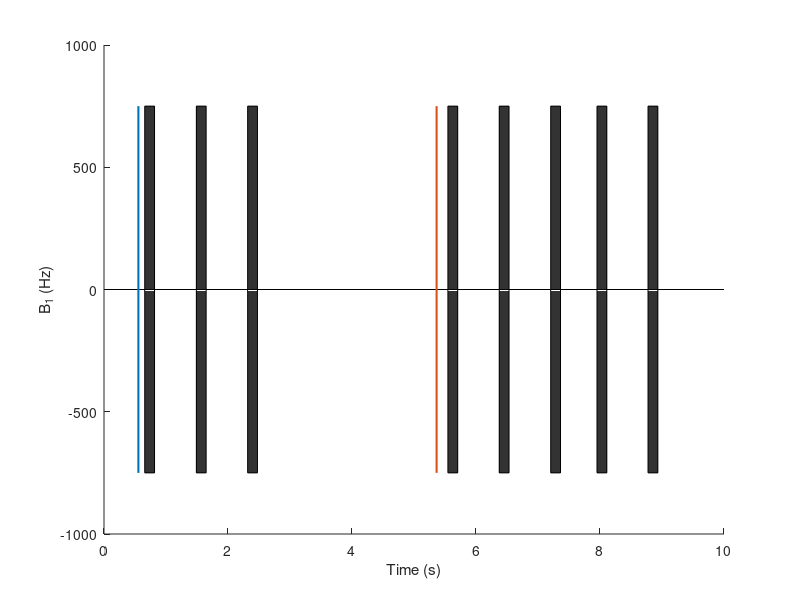

Recreate this plot in MATLAB. (Note: this script raises an error after producing the figure.)
%% Dictionary generation starts here
clear all;
%% Fig. A
addpath('../lib_EPGX/')
addpath('../EPGX-src/')
addpath('../T1NFF/')
addpath('../BlochSimDemo/');
addpath('../M219/');
addpath('../MT/');
addpath('../EffectOfFatNIron/');
TI_array = [102, 182, 935, 1010, 1762, 1840, 2587, 3410];
figure();
b1 = 750;
TR = 2.4;
PhaseEnc = 60;
num_rampup = 5;
restore_pulse = 1;
HR = 60*1000/(((TI_array(8) - TI_array(7)) + (TI_array(7) - TI_array(6)) + (TI_array(6) - TI_array(4)) + ...
    (TI_array(4) - TI_array(2)) + (TI_array(5) - TI_array(3)) + (TI_array(3) - TI_array(1))) / 6);
window = round(60*1000 / HR);
acq_win = TR*(PhaseEnc+num_rampup+restore_pulse);
trigger = window-TI_array(1)-acq_win;
line([0,10],[0,0],'Color', 'black')
hold on;
plot([trigger trigger]/1000, [-b1 b1], 'LineWidth', 1.5)

% 3 bSSFP readout
rectangle('Position', [(window-acq_win)/1000 -b1 acq_win/1000 b1*2], 'FaceColor',[0.2 0.2 0.2])
rectangle('Position', [(trigger+TI_array(3))/1000 -b1 acq_win/1000 b1*2], 'FaceColor',[0.2 0.2 0.2])
rectangle('Position', [(trigger+TI_array(5))/1000 -b1 acq_win/1000 b1*2], 'FaceColor',[0.2 0.2 0.2])

% 3 recovery time
% 5 bSSFP readout
trigger2 = 7 * window - TI_array(2) - acq_win;
plot([trigger2 trigger2]/1000, [-b1 b1], 'LineWidth', 1.5)
rectangle('Position', [(7*window-acq_win)/1000 -b1 acq_win/1000 b1*2], 'FaceColor',[0.2 0.2 0.2])
rectangle('Position', [(trigger2+TI_array(4))/1000 -b1 acq_win/1000 b1*2], 'FaceColor',[0.2 0.2 0.2])
rectangle('Position', [(trigger2+TI_array(6))/1000 -b1 acq_win/1000 b1*2], 'FaceColor',[0.2 0.2 0.2])
rectangle('Position', [(trigger2+TI_array(7))/1000 -b1 acq_win/1000 b1*2], 'FaceColor',[0.2 0.2 0.2])
rectangle('Position', [(trigger2+TI_array(8))/1000 -b1 acq_win/1000 b1*2], 'FaceColor',[0.2 0.2 0.2])

xlabel('Time (s)')
ylabel('B_1 (Hz)')

half_readout = zeros(8, 1);
center_k = TR * (num_rampup + PhaseEnc/2) / 1000;
half_readout(1) = (window-acq_win)/1000 + center_k;
half_readout(2) = (trigger+TI_array(3))/1000 + center_k;
half_readout(3) = (trigger+TI_array(5))/1000 + center_k;
half_readout(4) = (7*window-acq_win)/1000 + center_k;
half_readout(5) = (trigger2+TI_array(4))/1000 + center_k;
half_readout(6) = (trigger2+TI_array(6))/1000 + center_k;
half_readout(7) = (trigger2+TI_array(7))/1000 + center_k;
half_readout(8) = (trigger2+TI_array(8))/1000 + center_k;
%% Initiate parameters
num_rampup = 5;
TI_array = [102, 935, 1762, 182, 1010, 1840, 2587, 3410];
npulse = 60; % Single-shot 
% A final half-alpha 'restore pulse' to return the magnetization into Mz
t_delay = TI_array(1); % TI = 650 ms
flip = 180; % prep flip angle = 180 degree
alpha = 35;
T1_bound = 1000;
T2_bound = 8.1e-3;
T1 = 1133.2;
T2 = 45;
TR = 2.4;

prep = struct;
prep.flip = d2r(flip);
prep.t_delay = t_delay;
Mz0 = 1;
TD = trigger; % ms
gam = 267.5221 *1e-3; % rad /ms /uT

MT_para_remote = struct;
MT_para_remote.T1x = [T1 T1];
MT_para_remote.T2x = [T2, 8.1e-3];
% MT_para_remote.b1sqrdtau_array = b1sqrdtau_array;
MT_para_remote.F = 0.097;
MT_para_remote.Kf = 5.2e-3;
MT_para_remote.trf = 0.600; % ms

MT_prep = struct;
MT_prep.flip = d2r(flip);
MT_prep.t_delay = t_delay;
%% Dictionary generation needs to run on workstation
% Assuming pulse duration is 20 ms
addpath('../T1NFF/');
trf_prep = 20.00;
alpha_inv = 180;
MT_prep.B1SqrdTau = (d2r(alpha_inv)./(trf_prep.*gam)).^2.*trf_prep; 
%ddt = 0.6;
M0_remote = [0 0 1-MT_para_remote.F MT_para_remote.F]';

%[t_total, Mzmt_total_total, Mxymt_total_total, t_readout_mt, Mxy_readout_mt] = seq_T1MOLLI_MT2(TI_array, TD, npulse,...
%    alpha, TR, MT_para_remote, MT_prep, num_rampup, M0_remote, restore_pulse, trigger, trigger2, ddt);

F_array = 0:0.002:0.1;
T1_array = 1000:20:1500;
for f = 1:length(F_array)
%for f = 1:1
    for k = 1:length(T1_array)
    %for k = 1:1
        T1 = T1_array(k);
        MT_para_remote = struct;
        MT_para_remote.T1x = [T1 T1];
        MT_para_remote.T2x = [T2, T2_bound];
        % MT_para_remote.b1sqrdtau_array = b1sqrdtau_array;
        MT_para_remote.F = F_array(f);
        MT_para_remote.Kf = 5.2e-3; % ms-1
        MT_para_remote.trf = 0.600; % ms

        MT_prep = struct;
        MT_prep.flip = d2r(flip);
        MT_prep.t_delay = t_delay;
        % Assuming pulse duration is 20 ms
        trf_prep = 20.00;
        alpha_inv = 180;
        MT_prep.B1SqrdTau = (d2r(alpha_inv)./(trf_prep.*gam)).^2.*trf_prep; 
        ddt = 0.2;

        % Looping F and Kf (20x20)
        M0_remote = [0 0 1-MT_para_remote.F MT_para_remote.F]';
        
        disp(['F: ', num2str(F_array(f)), '  T1: ', num2str(T1_array(k))]);
        tic;
        [t_total, Mzmt_total_total, Mxymt_total_total, t_readout_mt, Mxy_readout_mt] = seq_T1MOLLI_MT2(TI_array, TD, npulse,...
            alpha, TR, MT_para_remote, MT_prep, num_rampup, M0_remote, restore_pulse, trigger, trigger2, ddt);
        toc;
        
        if f == 1 && k == 1
            Mzmt_dict = zeros(length(F_array), length(T1_array), length(Mzmt_total_total));
            Mxymt_dict = zeros(length(F_array), length(T1_array), length(Mxymt_total_total));
        end
        
        Mzmt_dict(f, k, :) = Mzmt_total_total;
        Mxymt_dict(f, k, :) = Mxymt_total_total;
        
    end
end

%% Save as dictionary
Dict.Mzmt_dict = Mzmt_dict;
Dict.Mxymt_dict = Mxymt_dict;
Dict.ddt = ddt;
Dict.Mxy_readout_mt = Mxy_readout_mt;
Dict.t_readout_mt = t_readout_mt;
save_dir = uigetdir;
f_save = 'MT_MOLLI_Dict2.mat';
save(cat(2, save_dir, '/', f_save), '-struct', 'Dict');

%% Plot 1
f = 1;
k = 10;
Mzmt_total_total = squeeze(Mzmt_dict(f,k,:));
Mxymt_total_total = squeeze(Mxymt_dict(f,k,:));

figure();
subplot(2,1,1);
plot(Mzmt_total_total);
subplot(2,1,2);
plot(abs(Mxymt_total_total));
% Should discard Kf and introduce FF
%% Plot 2
figure(); plot(Mzmt_total_total);
hold on;
plot(abs(Mxymt_total_total));
readout_array = round(t_readout_mt/ddt);

for i = 1:length(readout_array)
    xline(readout_array(i));
end
%% To do/ TO fit
addpath('../EffectOfFatNIron/');
%Mzmt_readout = Mzmt_dict(:,:,readout_array);
%Mxymt_readout = Mxymt_dict(:,:,readout_array);

f = 1;
k = 1;
Mzmt_total_total = squeeze(Mzmt_dict(f,k,:));
Mxymt_total_total = squeeze(Mxymt_dict(f,k,:));
Mzmt_readout = Mzmt_total_total(readout_array);
Mxymt_readout = Mxymt_total_total(readout_array);

%f = 1;
%k = 1;
native_t1_mat = zeros(length(F_array), length(T1_array));
for f = 1:length(F_array)
    for k = 1:length(T1_array)
        %f = F_array(i);
        %k = T1_array(j);
        %figure();
        %plot(squeeze(Mzmt_readout));
        Mzmt_total_total = squeeze(Mzmt_dict(f,k,:));
        Mxymt_total_total = squeeze(Mxymt_dict(f,k,:));
        Mzmt_readout = Mzmt_total_total(readout_array);
        Mxymt_readout = Mxymt_total_total(readout_array);
        Mzmt_readout_reordered = squeeze(MOLLI_readout_reorder(Mzmt_readout(:)));
        Mxymt_readout_reordered = squeeze(MOLLI_readout_reorder(abs(Mxymt_readout(:))));
        %figure();
        %plot(Mzmt_readout_reordered);
        %hold on;
        %plot(Mxymt_readout_reordered);
        
        idx = find(Mxymt_readout_reordered == min(Mxymt_readout_reordered));
        sign_array = ones(1, length(Mxymt_readout_reordered));
        for i = 1:length(Mxymt_readout_reordered)
            if i < idx
                sign_array(i) = -1;
            end
        end
        Mxymt_readout_reordered_sign = Mxymt_readout_reordered .* sign_array';
        TI_array_sorted = sort(TI_array)+npulse*TR/2;
        g = fittype('a-b*exp(-c*x)');
        f0 = fit(TI_array_sorted',Mxymt_readout_reordered_sign,g,'StartPoint',[.0;.0; 0.001]);
        coef = coeffvalues(f0);
        native_t1_mat(f,k) = 1/coef(3) * (coef(2) / coef(1) - 1);
         %native_t1 = 1/coef(3) * (coef(2) / coef(1) - 1)
        
        %xx = linspace(1,3500,100);
        %figure();
        %plot(TI_array_sorted',Mxymt_readout_reordered_sign,'ro',xx,f0(xx),'b-', 'LineWidth', 1.5);
    end
end
%% Plot heat map of T1 with only MT simulation
figure();
imagesc(native_t1_mat);
xt = get(gca, 'XTick');
xtlbl = round(linspace(1000+500/26*xt(1), 1000+500/26*xt(end), numel(xt)));
set(gca, 'XTick', xt, 'XTickLabel', xtlbl);
xlabel('T1 (ms)');
yt = get(gca, 'YTick');
ytlbl = round(linspace(0+0.10/51*yt(1), 0+0.10/51*yt(end), numel(yt)), 3);
set(gca, 'YTick', yt, 'YTickLabel', ytlbl);
ylabel('FF');